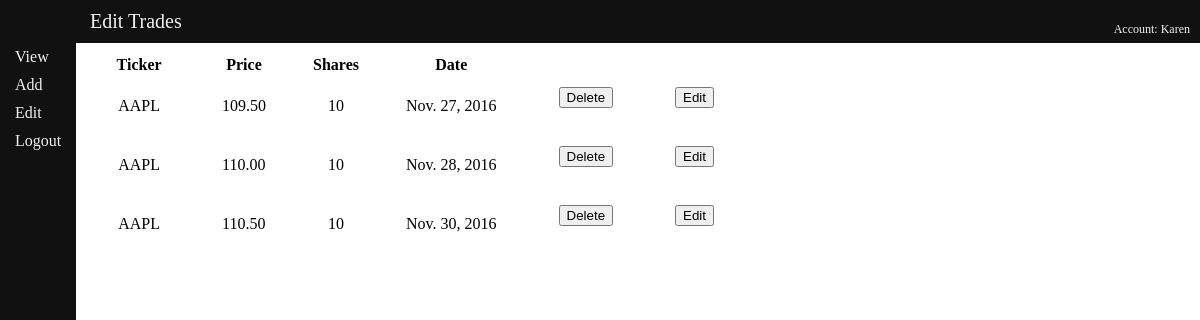
The app's page /trades/edit/ (signed in) with its own data.
### tradetracker/models.py (models this page shows, shortened)
class Trade(models.Model):
	owner = models.ForeignKey(User, on_delete=models.CASCADE, default=DEFAULT_USER)
	ticker = models.CharField(max_length=10)
	price = models.DecimalField(max_digits=11, decimal_places=2)
	trade_date = models.DateField()
	shares = models.IntegerField(default=0)

### tradetracker/views.py (the view)
@login_required(login_url='/trades/login')
def editTrades(request):
	current_user = request.user
	trade_list = current_user.trade_set.all()
	total_earnings = 0
	for trade in trade_list:
		total_earnings += trade.price * -trade.shares
	context = {'trade_list' : trade_list, 'total_earnings' : total_earnings,
		'current_user' : request.user.username}
	return render(request, 'tradetracker/editTrades.html', context)

### tradetracker/templates/tradetracker/editTrades.html (shortened to what this page needs)
{% extends 'tradetracker/tradeTrackerBase.html' %}
{% block bodyheader %} Edit Trades {% endblock %}
{% block content %}
	{% if trade_list %}
		<table>
			<tr>
				<th>Ticker</th>
				<th>Price</th>
				<th>Shares</th>
				<th>Date</th>
			</tr>
		{% for trade in trade_list %}
			<tr>
				<td>{{trade.ticker}}</td>
				<td>{{trade.price}}</td>
				<td>{{trade.shares}}</td>
				<td>{{trade.trade_date}}</td>
				<td>
					<form action="{% url 'tradetracker:deleteTrade' %}" method="post">
						<input type="submit" value="Delete">
					</form>
				</td>
				<td>
					<form action="{% url 'tradetracker:editSpecificTrade' %}" method="post">
						<input type="submit" value="Edit">
					</form>
				</td>
			</tr>
		{% endfor %}
		</table>
	{% else %}
		<p><strong>No trades are available to edit.</strong></p>
	{% endif %}
{% endblock %}

### tradetracker/templates/tradetracker/tradeTrackerBase.html (shortened to what this page needs)
{% load static %}
<head>
	<link rel="stylesheet" type="text/css" href="{% static 'tradetracker/style.css' %}" />
</head>
<body>
	<div class = "topbar">
		<div>
			<header>{% block bodyheader %}{% endblock %}</header>
		</div>
		<div>
			{% if current_user %}
				<p>Account: {{current_user}}</p>
			{% endif %}
		</div>
	</div>
	<div class="mainwrapper">
		<div class="sidenav">
			<a href="{% url 'tradetracker:viewTrades'%}">View</a>
			<a href="{% url 'tradetracker:addTrades'%}">Add</a>
			<a href="{% url 'tradetracker:editTrades'%}">Edit</a>
			<a href="{% url 'tradetracker:logout' %}">Logout</a>
		</div>
		<div class="content">
		{% block content %}
		{% endblock %}
		</div>
		<div>
			<div class="fixedinfo">
			</div>
		</div>
	</div>
</body>

### tradetracker/static/tradetracker/style.css (style rules this page uses)
.topbar { background-color: #111; font-family: "Tahoma"; color: #f1f1f1; padding-bottom: 10px; padding-top: 10px; }
.topbar div { display: inline; }
.topbar header { display: inline; padding-left: 90px; font-size: 20px; }
.topbar p { font-size: 12px; float: right; padding-right: 10px; }
.sidenav { height: 100%; float: left; top: 0; left: 0; background-color: #111; overflow-x: hidden; transition: 0.5s; }
.sidenav a { padding: 5px 15px; text-decoration: none; font-size: 16px; font-family: "Tahoma"; color: #f1f1f1; display: block; transition: 0.3s }
.fixedinfo { right: 0; position: fixed; padding: 10px; }
.content { float: left; padding: 10px; }
.content td { padding: 10px 30px; }
body { padding: 0; margin: 0; }

### records on screen
Trade: ticker "AAPL", price "109.50", shares "10", trade_date "Nov. 27, 2016"
Trade: ticker "AAPL", price "110.00", shares "10", trade_date "Nov. 28, 2016"
Trade: ticker "AAPL", price "110.50", shares "10", trade_date "Nov. 30, 2016"

### other values on screen
{{ current_user }} "Karen"
